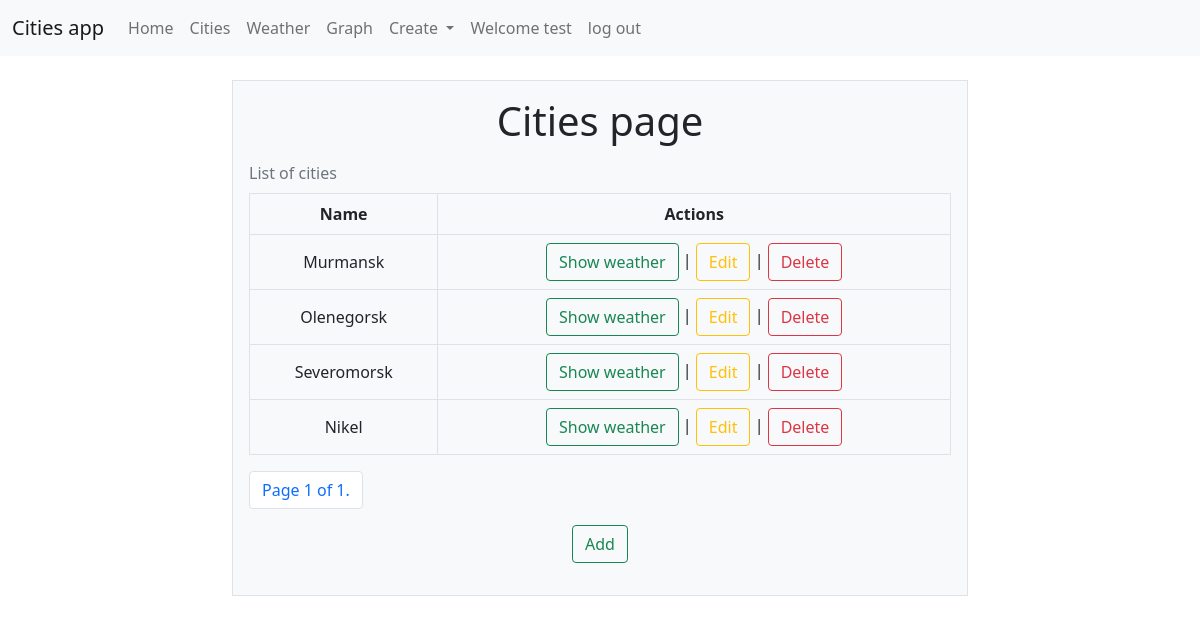
/cities/ (signed in), run on the app's committed database.
### apps/cities/models.py (models this page shows, shortened)
class City(models.Model):
    class Meta:
        db_table = "cities_city"
    name = models.CharField(max_length=255)

### apps/cities/list_views/city_detail_view.py (the view)
# urls.py: path('', CityListView.as_view(), name='cities'),
class CityListView(ListView):
    paginate_by = 5
    template_name = "weather/city_list.html"
    context_object_name = "cities"
    queryset = city_queries.get_all_cities()

### apps/templates/cities/city_list.html (shortened to what this page needs)
{% extends "base.html"%}
{% block content %}
<h2 class="display-6">Cities page</h2>
    {% if object_list.count > 0 %}
    <table class="table align-middle table-bordered caption-top">
        <caption>List of cities</caption>
        <thead>
            <th>Name</th>
            <th>Actions</th>
        </thead>
        {% for city in object_list %}
        <tr>
            <td>{{ city.name }}</td>
            <td>
                <a class="btn btn-outline-success" href="/weather/{{city.id}}">Show weather</a> |
            {% if request.user.is_authenticated %}
                <a class = "btn btn-outline-warning" href="edit/{{city.id}}">Edit</a> |
                <a class = "btn btn-outline-danger" href="delete/{{city.id}}">Delete</a>
            {% endif %}
            </td>
        </tr>
        {% endfor %}
    </table>
    <nav aria-label="Page navigation example">
        <ul class="pagination">
            <li class="page-item">
                <a class="page-link">Page {{ page_obj.number }} of {{ paginator.num_pages }}.</a>
            </li>
        </ul>
    </nav>
    {% endif %}
{% if request.user.is_authenticated %}
<div class="mb-3">
    <a class = "btn btn-outline-success" href="create/">Add</a>
</div>
{% endif %}
{% endblock content %}

### apps/templates/base.html (shortened to what this page needs)
<!DOCTYPE html>
{% load static %}
<html lang="en">
<head>
    <link rel="stylesheet" href="{% static "css/bootstrap.min.css" %}">
    <link rel="stylesheet" href="https://cdn.jsdelivr.net/npm/@eonasdan/tempus-dominus@6.7.11/dist/css/tempus-dominus.min.css">
</head>
<header>
    <nav class="navbar navbar-expand-lg navbar-light bg-light">
        <div class="container-fluid">
            <a class="navbar-brand" href="/">Cities app</a>
            <div class="collapse navbar-collapse" id="navbarSupportedContent">
              <ul class="navbar-nav me-auto mb-2 mb-lg-0">
                <li class="nav-item">
                  <a class="nav-link" href="/">Home</a>
                </li>
                <li class="nav-item">
                  <a class="nav-link" href="/cities">Cities</a>
                </li>
                <li class="nav-item">
                  <a class="nav-link" href="/weather">Weather</a>
                </li>
                <li class="nav-item">
                  <a class="nav-link" href="/graphs">Graph</a>
                </li>
                {% if request.user.is_authenticated %}
                <li class="nav-item dropdown">
                  <a class="nav-link dropdown-toggle" href="#" id="navbarDropdown" role="button" data-bs-toggle="dropdown" aria-expanded="false">
                    Create
                  </a>
                </li>
                <li class="nav-item">
                    <a class="nav-link">Welcome {{ request.user.username }}</a>
                </li>
                <li class="nav-item">
                    <a class="nav-link" href="/logout/">log out</a>
                </li>
                {% else %}
                <li class="nav-item">
                    <a class="nav-link" href="/login/">login</a>
                </li>
                {% endif %}
              </ul>
            </div>
        </div>
    </nav>
</header>
<body>
    <div class="container py-4 text-center ">
        <div class="row gy-5">
            <div class="col align-self-center">
                <div class="p-3 border bg-light">
                    {% block content %}
                    {% endblock content %}
                </div>
            </div>
        </div>
    </div>
</body>
</html>

### data on the page
City: name "Murmansk"
City: name "Olenegorsk"
City: name "Severomorsk"
City: name "Nikel"

### other printed values
{{ request.user.username }} "test"
{{ page_obj.number }} "1"
{{ paginator.num_pages }} "1"
